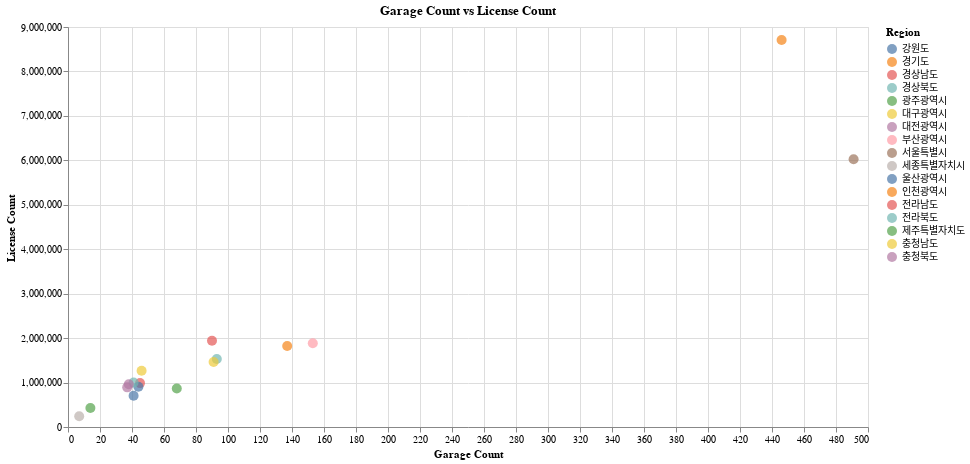

Notebook code for this chart:
### Code cell
# 점 그래프: Garage_Count vs license
scatter_chart = alt.Chart(df_garage_licenses).mark_circle(size=100).encode(
    x=alt.X('Garage_Count:Q', title='Garage Count'),
    y=alt.Y('license:Q', title='License Count'),
    color=alt.Color('Region:N', title='Region'),
    tooltip=['Region', 'Garage_Count', 'license']
).properties(
    title='Garage Count vs License Count',
    width=800,
    height=400
)

scatter_chart

### Figure 1 — Vega-Lite specification as saved in the notebook (floating-point values rounded to 4 significant figures)
{"config": {"view": {"continuousWidth": 300, "continuousHeight": 300}}, "data": {"name": "data-b91e262d0290f178f2c8ecc361396d59"}, "mark": {"type": "circle", "size": 100}, "encoding": {"color": {"field": "Region", "title": "Region", "type": "nominal"}, "tooltip": [{"field": "Region", "type": "nominal"}, {"field": "Garage_Count", "type": "quantitative"}, {"field": "license", "type": "quantitative"}], "x": {"field": "Garage_Count", "title": "Garage Count", "type": "quantitative"}, "y": {"field": "license", "title": "License Count", "type": "quantitative"}}, "height": 400, "title": "Garage Count vs License Count", "width": 800, "$schema": "https://vega.github.io/schema/vega-lite/v5.20.1.json", "datasets": {"data-b91e262d0290f178f2c8ecc361396d59": [{"Region": "서울특별시", "Garage_Count": 491, "license": 6024859, "relative_Garage_Count": 1.0, "relative_license": 0.6919, "relative_score": 1.445}, {"Region": "경기도", "Garage_Count": 446, "license": 8708245, "relative_Garage_Count": 0.9084, "relative_license": 1.0, "relative_score": 0.9084}, {"Region": "부산광역시", "Garage_Count": 153, "license": 1883885, "relative_Garage_Count": 0.3116, "relative_license": 0.2163, "relative_score": 1.44}, {"Region": "인천광역시", "Garage_Count": 137, "license": 1823597, "relative_Garage_Count": 0.279, "relative_license": 0.2094, "relative_score": 1.332}, {"Region": "경상북도", "Garage_Count": 93, "license": 1528795, "relative_Garage_Count": 0.1894, "relative_license": 0.1756, "relative_score": 1.079}, {"Region": "대구광역시", "Garage_Count": 91, "license": 1461003, "relative_Garage_Count": 0.1853, "relative_license": 0.1678, "relative_score": 1.105}, {"Region": "경상남도", "Garage_Count": 90, "license": 1940391, "relative_Garage_Count": 0.1833, "relative_license": 0.2228, "relative_score": 0.8226}, {"Region": "광주광역시", "Garage_Count": 68, "license": 866628, "relative_Garage_Count": 0.1385, "relative_license": 0.09952, "relative_score": 1.392}, {"Region": "충청남도", "Garage_Count": 46, "license": 1266080, "relative_Garage_Count": 0.09369, "relative_license": 0.1454, "relative_score": 0.6444}, {"Region": "전라남도", "Garage_Count": 45, "license": 987358, "relative_Garage_Count": 0.09165, "relative_license": 0.1134, "relative_score": 0.8083}, {"Region": "강원도", "Garage_Count": 44, "license": 906211, "relative_Garage_Count": 0.08961, "relative_license": 0.1041, "relative_score": 0.8611}, {"Region": "전라북도", "Garage_Count": 41, "license": 998507, "relative_Garage_Count": 0.0835, "relative_license": 0.1147, "relative_score": 0.7283}, {"Region": "울산광역시", "Garage_Count": 41, "license": 703414, "relative_Garage_Count": 0.0835, "relative_license": 0.08078, "relative_score": 1.034}, {"Region": "충청북도", "Garage_Count": 38, "license": 962875, "relative_Garage_Count": 0.07739, "relative_license": 0.1106, "relative_score": 0.6999}, {"Region": "대전광역시", "Garage_Count": 37, "license": 892073, "relative_Garage_Count": 0.07536, "relative_license": 0.1024, "relative_score": 0.7356}, {"Region": "제주특별자치도", "Garage_Count": 14, "license": 426687, "relative_Garage_Count": 0.02851, "relative_license": 0.049, "relative_score": 0.5819}, {"Region": "세종특별자치시", "Garage_Count": 7, "license": 239895, "relative_Garage_Count": 0.01426, "relative_license": 0.02755, "relative_score": 0.5175}]}}
